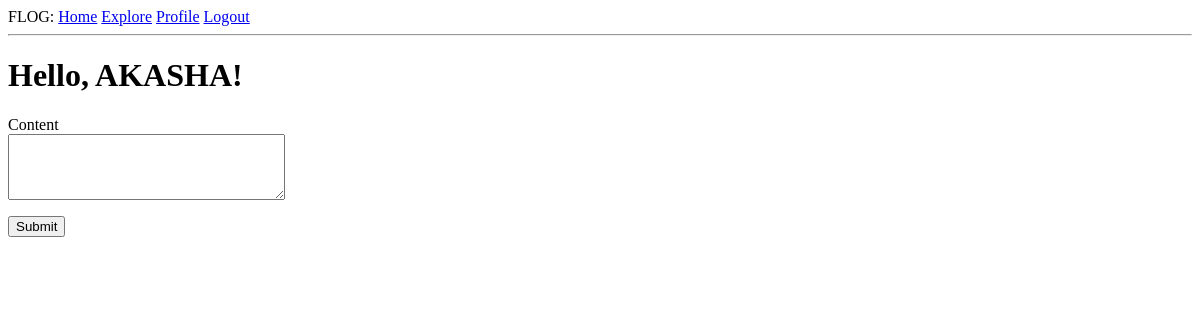
Before: /index (signed in) with the older database file.
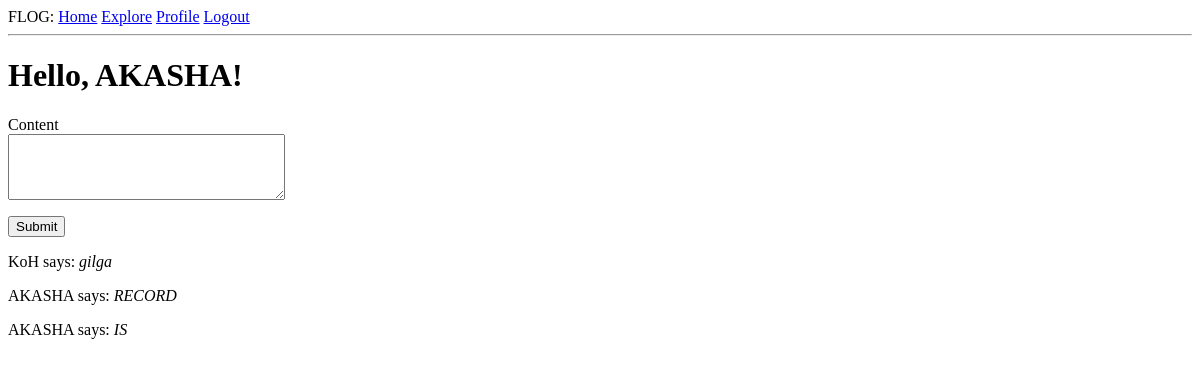
After: the same page with the newer database file.
### app/models.py (models this page shows, shortened)
class User(UserMixin, db.Model):
    id = db.Column(db.Integer, primary_key=True)
    username = db.Column(db.String(64), index=True, unique=True)
    email = db.Column(db.String(128), index=True, unique=True)
    password_hash = db.Column(db.String(128))
    about_me = db.Column(db.String(256))
    last_seen = db.Column(db.DateTime, default=datetime.utcnow)
    posts = db.relationship('Post', backref='author', lazy='dynamic')
    followed = db.relationship(
        'User', secondary=followers,
        primaryjoin=(followers.c.follower_id == id),
        secondaryjoin=(followers.c.followed_id == id),
        backref=db.backref('followers', lazy='dynamic'), lazy='dynamic')
    def followed_posts(self):
        followed_post = Post.query.join(followers, (followers.c.followed_id == Post.user_id)).filter(
                followers.c.follower_id == self.id)
        own_post = Post.query.filter_by(user_id=self.id)
        return followed_post.union(own_post).order_by(Post.timestamp.desc())

class Post(db.Model):
    id = db.Column(db.Integer, primary_key=True)
    body = db.Column(db.String(256))
    timestamp = db.Column(db.DateTime, index=True, default=datetime.utcnow)
    user_id = db.Column(db.Integer, db.ForeignKey('user.id'))

### app/routes.py (the view)
@app.route('/', methods=['GET', 'POST'])
@app.route('/index', methods=['GET', 'POST'])
@login_required
def index():
    form = PostForm()
    if form.validate_on_submit():
        post = Post(body=form.post.data, author=current_user)
        db.session.add(post)
        db.session.commit()
        flash('You successfully made a post!')
        return redirect(url_for('index'))
    posts = current_user.followed_posts().all()
    return render_template('index.html', title='Home', form=form, posts=posts)

### app/forms.py
class PostForm(FlaskForm):
    post = TextAreaField('Content', validators=[DataRequired(), Length(min=1, max=256)])
    submit = SubmitField('Submit')

### app/models.py (called while the page is built)
@login.user_loader
def load_user(id):
    return User.query.get(int(id))

### app/routes.py (called while the page is built)
@app.before_request
def before_request():
    if current_user.is_authenticated:
        current_user.last_seen = datetime.utcnow()
        db.session.commit()

### app/templates/index.html (shortened to what this page needs)
{% extends "base.html" %}
{% block content %}
    <h1>Hello, {{ current_user.username }}!</h1>
    {% if form %}
    <form action="" method="post">
        <p>
            {{ form.post.label }}<br>
            {{ form.post(cols=32, rows=4) }}<br>
            <p>{{ form.submit() }}</p>
        </p>
    </form>
    {% endif %}
    {% for post in posts %}
    <div><p>{{ post.author.username }} says: <i>{{ post.body }}</i></p></div>
    {% endfor %}
{% endblock %}

### app/templates/base.html (shortened to what this page needs)
<html>
    <head>
    </head>
    <body>
        <div>FLOG:
            <a href="{{ url_for('index') }}">Home</a>
            <a href="{{ url_for('explore') }}">Explore</a>
            {% if current_user.is_anonymous %}
            <a href="{{ url_for('login') }}">Login</a>
            {% else %}
            <a href="{{ url_for('user', username=current_user.username) }}">Profile</a>
            <a href="{{ url_for('logout') }}">Logout</a>
            {% endif %}
        </div>
        <hr>
        {% block content %}{% endblock %}
    </body>
</html>

Changed rows visible on the page:
added Post: author.username "KoH", body "gilga"
added Post: author.username "AKASHA", body "RECORD"
added Post: author.username "AKASHA", body "IS"
